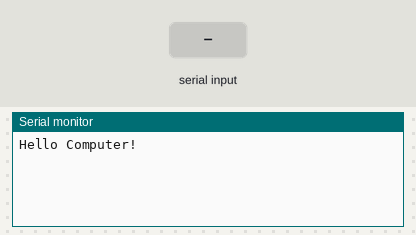
Simulated run of this sketch. Board: Arduino Mega 2560, built with avr-gcc and run on an emulated ATmega2560. On the bench: the last lines printed to the serial monitor. The test bench sets the inputs (shaded band).

Above: at 1.2 s.
1.3 s: "1" received over the second serial link
At 1.9 s:
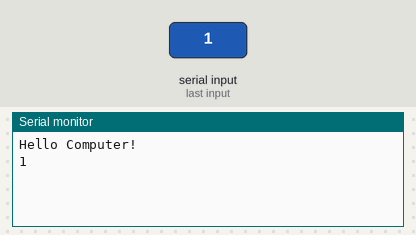
2.8 s: "0" received over the second serial link
At 3.1 s:
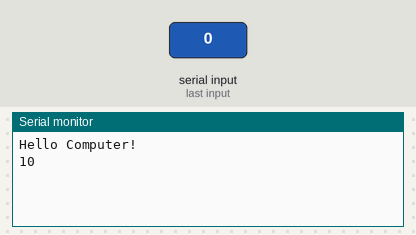

The sketch:

BasicComms.ino
```cpp
// This code is used to communicate between two arduinos with XBees

void setup()
{
  // Open serial communications with computer and wait for port to open:
  Serial.begin(9600);

  // Print a message to the computer through the USB
  Serial.println("Hello Computer!");

  // Open serial communications with the other Arduino board
  Serial3.begin(9600);

  // Send a message to the other Arduino board
  Serial3.write("Hello other Arduino!");

}

double t = 0;
String command = "";

void loop() // run over and over
{
    t = millis();

    if (Serial3.available()>0) {
      Serial.write(Serial3.read());
    }

  // If data comes in from the computer, send it to the Xbee
    if (Serial.available()>0){
      Serial3.write(Serial.read());
    }

    //Serial.println(command);
    //delay(50);

    Serial3.println("hello");
    delay(100);
}
```

Measured:
- after the input at 1.3 s, the serial monitor: prints a new line at once (image 1)
- after the input at 2.8 s, the serial monitor: prints a new line at once (image 2)
